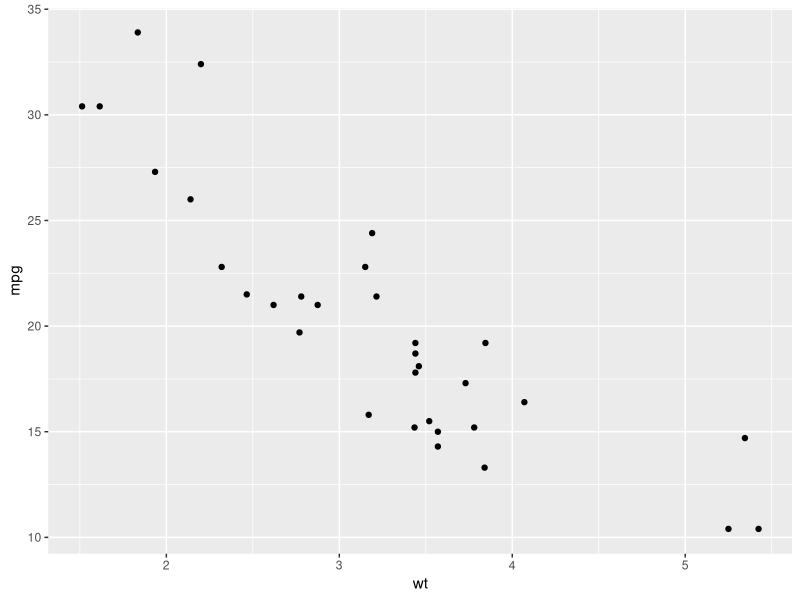
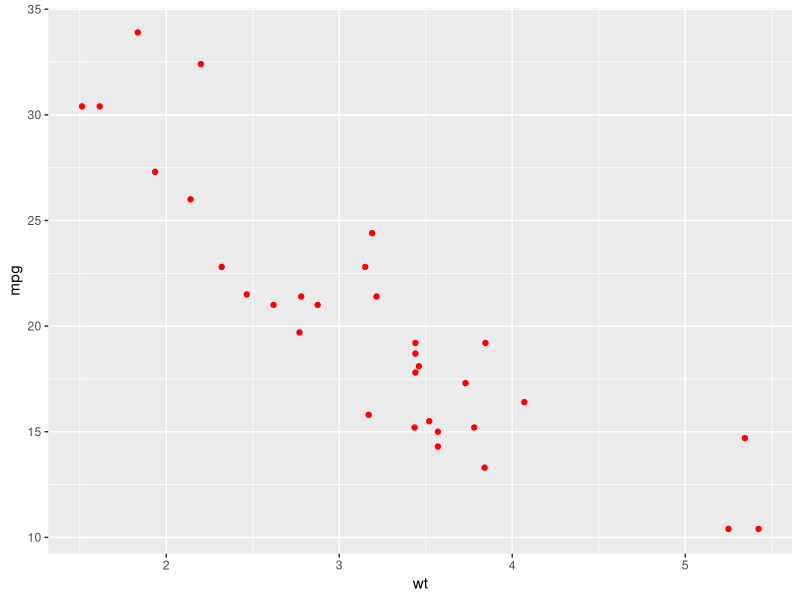
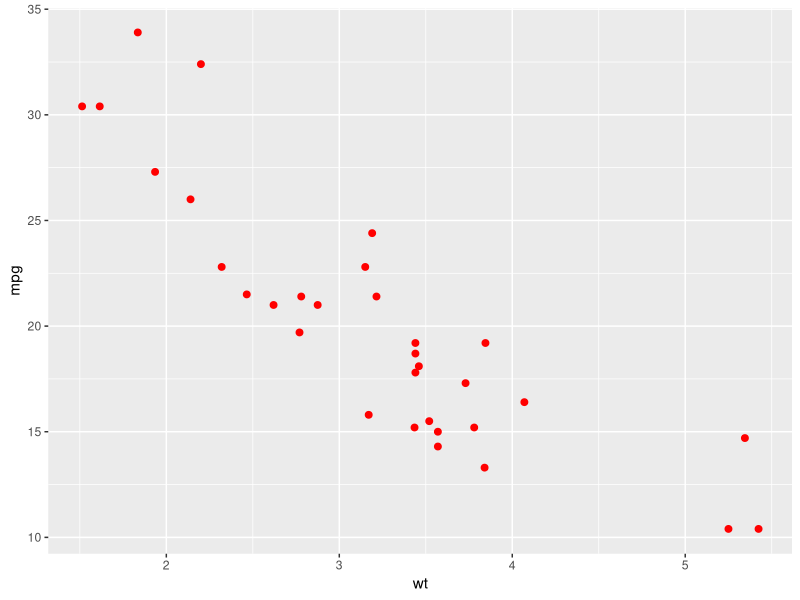
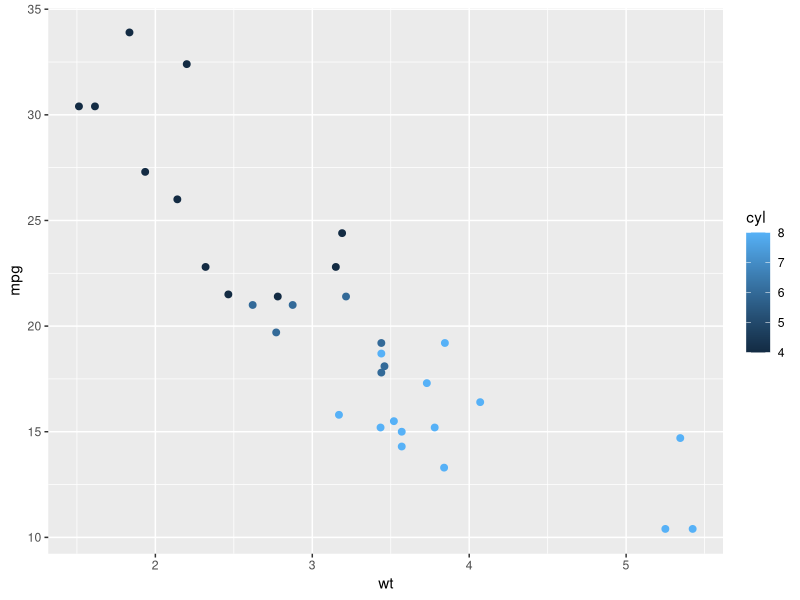
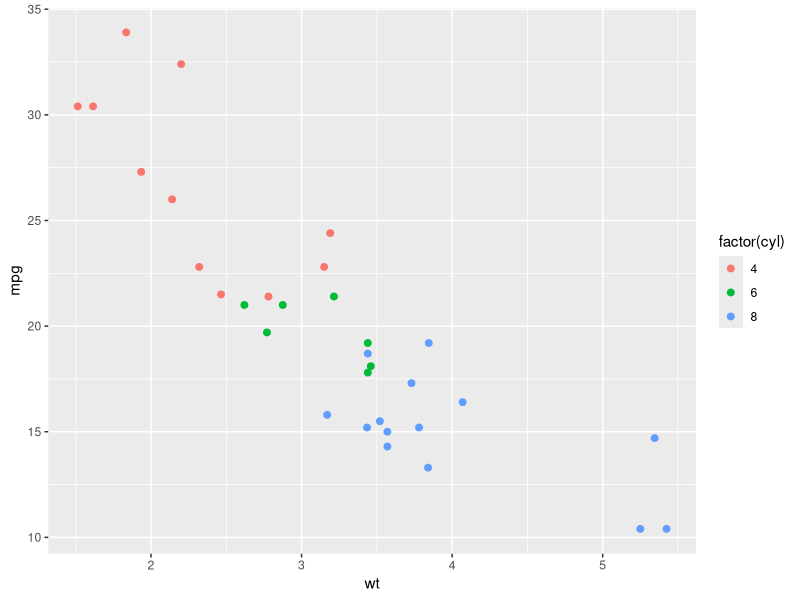
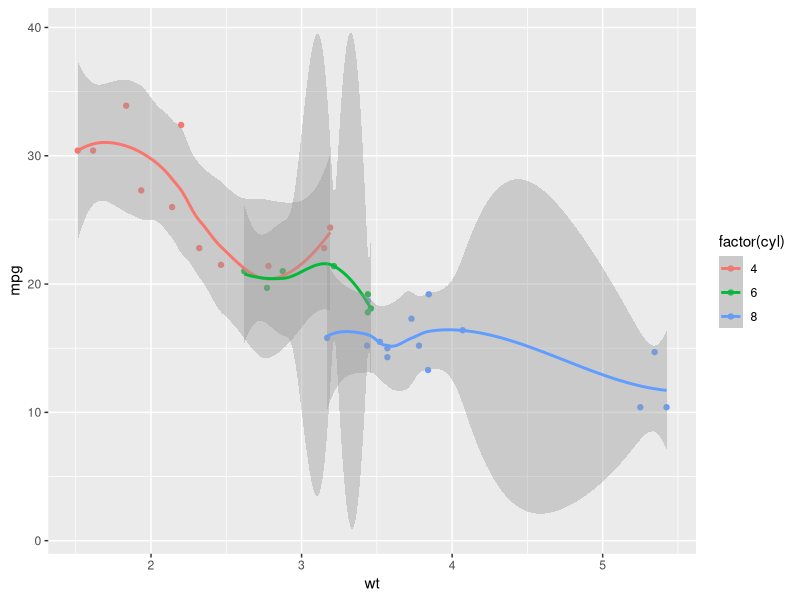
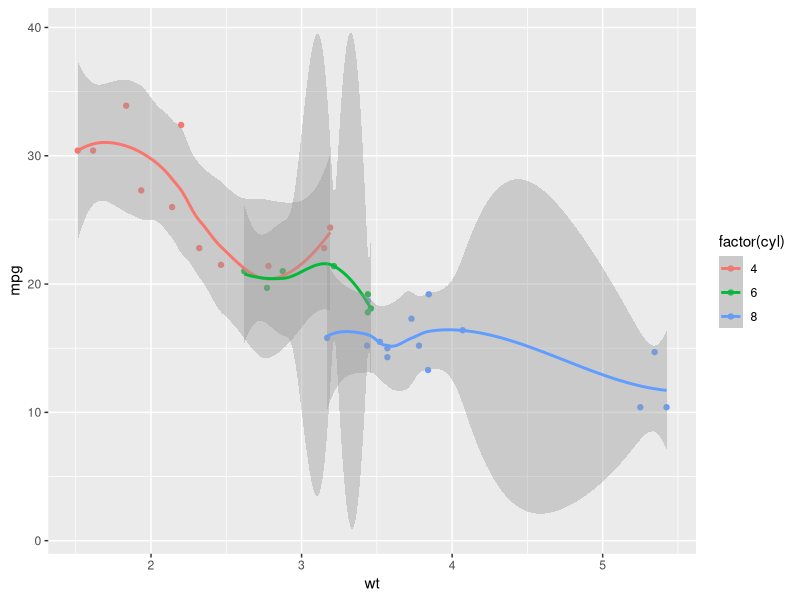
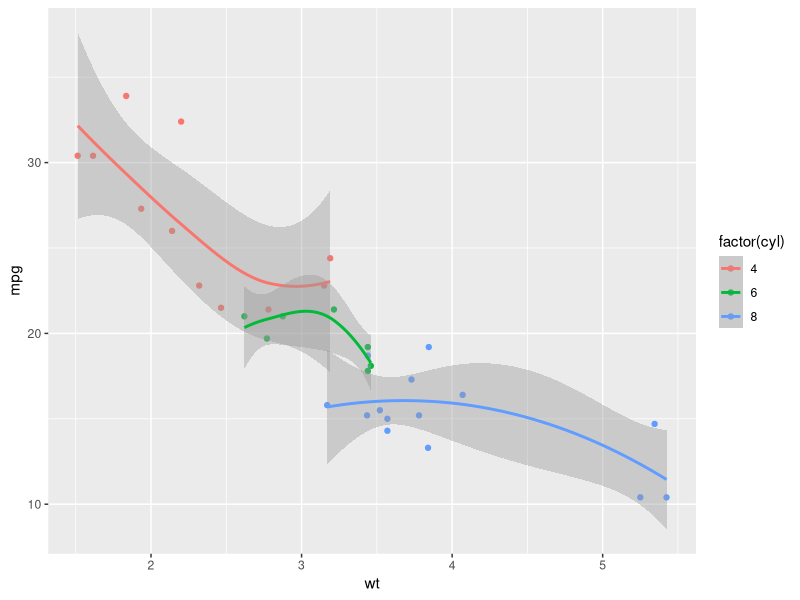

These charts were generated, in order, by the following R code: (Note: this script raises an error after producing the figures.)
# STA 141A : ggplot
# Codes

###########################################################
## Structured Graphics : Getting started with ggplot2
##########################################################

library(ggplot2)

qplot(wt, mpg, data = mtcars)  # scatterplot of mpg vs wt

qplot(wt, mpg, data = mtcars, color = I("red"))  # scatterplot of mpg vs wt

qplot(wt, mpg, data = mtcars, color = I("red"), size = I(2))  # scatterplot of mpg vs wt

qplot(wt, mpg, data = mtcars, colour = cyl, size = I(2))  ## color values according to cyl = # of cylinders

## color values according to cyl = # of cylinders (treated as a factor)
qplot(wt, mpg, data = mtcars, colour = factor(cyl), size = I(2))

## add a scatterplot smoother and corresponding confidence band per level of the factor cyl
qplot(wt, mpg, data = mtcars, colour = factor(cyl), geom = c("point","smooth"))

## same as above, but the smoother is added as an additional layer
qplot(wt, mpg, data = mtcars, colour = factor(cyl)) +  geom_smooth()

## add a scatterplot smoother (with a different bandwidth) for each level of cyl, and add corresponding confidence band
qplot(wt, mpg, data = mtcars, colour = factor(cyl)) +  geom_smooth(span=2)

## add a scatterplot smoother for the whole data
## but mark the points with different color for different levels of cyl
qplot(wt, mpg, data = mtcars, colour = cyl) +  geom_smooth(span=2)

## Saving a plot as an object

pl.mpg = qplot(displ, hwy, data=mpg, color=factor(cyl))
summary(pl.mpg)
print(pl.mpg)
save(pl.mpg, file="mpg_plot.Rdata")

############################
## Fitting regression line
###########################

## fit regression line for each level of cyl and plot corresponding confidence bands
qplot(wt, mpg, data = mtcars, colour = factor(cyl)) +  geom_smooth(method = "lm")


## make the regression line thicker and confidence band more transparent
## also, mark the points with different color for different levels of cyl
qplot(wt, mpg, data = mtcars, colour = cyl) +  geom_smooth(method = "lm",size=2,alpha = I(1/5))

## in addition, make the size of the dots proportional to the number of gears (levels of variable gear)
qplot(wt, mpg, data = mtcars, colour = cyl, size = gear)  +  geom_smooth(method = "lm",size=2,alpha = I(1/5))

## also, add labels as the names of the rows
mtcars$label=row.names(mtcars)

qplot(wt, mpg, label=label, data = mtcars, colour = cyl, size = gear) +  geom_smooth(method = "lm", alpha = I(1/2))  +  geom_text(size=3)

qplot(wt, mpg, label=label, data = mtcars) + geom_point(colour = cyl, size = gear) +  geom_smooth(method = "lm", alpha = I(1/5)) +  geom_text(size=2)

################################
##  Histograms and density plots
################################

## plot histogram of mpg
qplot(mpg, data = mtcars, geom="histogram")

## change the bin width of the histogram
qplot(mpg, data = mtcars, geom="histogram", binwidth=3)

## plot relative frequencies rather than counts by setting ..density.. as an argument
qplot(mpg, ..density.., data = mtcars, geom="histogram",binwidth=3)

## histogram subdivided according to the levels of factor(cyl)
qplot(mpg, data = mtcars, geom="histogram", binwidth=3, fill=factor(cyl))

## plot a kernel density estimate for mpg, bandwidth (bw) = 1.5, xlim sets the range of values
qplot(mpg, data = mtcars, geom="density", bw=1.5, xlim=c(5,50))

## plot the kernel density estimates for mpg for the strata created by levels of factor(cyl)
qplot(mpg, data = mtcars, geom="density", bw=1.5, colour=factor(cyl), xlim=c(5,50))

## plot the density estimates for different strata in separate panels using the argument facets
## the formulate facets = . ~ cyl determines a lattice of plots with
## number of columns corresponding to the number of distinct values of cyl
qplot(mpg, data = mtcars, geom="density", bw=1.5, xlim=c(5,50), facets = . ~ cyl)


###########################
## Saving a plot as an object

pl.mpg = qplot(displ, hwy, data=mpg, color=factor(cyl))
summary(pl.mpg)
print(pl.mpg)
save(pl.mpg, file="mpg_plot.Rdata")

###################################
## Layered graphics in ggplot2
###################################

# From now on, we use ggplot() function rather than qplot() to
# make each component of the graph clear

data(diamonds)
?diamonds
summary(diamonds)

pl.diam = ggplot(diamonds, aes(carat, price, color = cut))
summary(pl.diam)

pl.diam # no scatterplot is created!

pl.diam + geom_point()  # now the scatterplot appears
pl.diam + geom_point(alpha=I(1/2), shape='.', size=I(4))   # modify shape, size and transparency

## Layers can be stored as regular R objects

bestfit = geom_smooth(method="lm",se=F,color=alpha("green",0.5),size=2)
bestscatter = geom_point(alpha=I(1/2),shape='.',size=I(4))

pl.diam + bestscatter
pl.diam + bestscatter + bestfit

## change the scales on the x and y axes
pl.diam + bestscatter + bestfit +
  scale_x_continuous(limits=c(0,4.5)) + scale_y_continuous(limits=c(0,25000))

## also change the grid or tick marks on the x and y axes
pl.diam + bestscatter + bestfit +
  scale_x_continuous(limits=c(0,4.5),breaks=c(1.5,2.5,3.5)) +
  scale_y_continuous(limits=c(0,25000),breaks=c(10000,20000))

## plot the scatter plots corresponding different values of cut
pl.diam + bestscatter + facet_grid(cut ~ .)

# also fit regression line to each stratum
pl.diam + bestscatter + facet_grid(cut ~ .) + bestfit

# allow the x-scale of the different panels to be different
# default: scale = "free"; other options "free_x", "free_y"
pl.diam + bestscatter + facet_grid(cut ~ ., scale="free") + bestfit

## a different way of organizing the panels
pl.diam + bestscatter + facet_grid(. ~ cut) + bestfit + ylim(0,20000)

#################################################
# Variables can be plotted in a transformed scale
###################################################

pl.di = ggplot(diamonds, aes(carat, price))
pl.di = pl.di + geom_point() + scale_x_log10() + scale_y_log10()
pl.di + xlab("log10(carat)") + ylab("log10(price)")

# We can achieve the same by using qplot()
qplot(log10(carat),log10(price),data=diamonds)

################################################
## Different geometric objects used in a plot
################################################

dfx = data.frame(x=c(3,1,5,4),y=c(2,4,6,8),label=letters[1:4])
pl.dfx = ggplot(dfx,aes(x=x,y=y,label=label)) + xlab(NULL) + ylab(NULL)

par(mfrow=c(2,4))

pl.dfx + geom_bar(stat="identity")  + xlab("bar")# bar plot
pl.dfx + geom_point() + xlab("point")# scatter plot
pl.dfx + geom_line()  + xlab("line") # line plot (connecting successive points)
pl.dfx + geom_area() + xlab("area") # area plot
pl.dfx + geom_path() + xlab("path") # path plot (connecting successive points the way they are ordered in the data frame)
pl.dfx + geom_text() + xlab("text") # adding text (label) to points
pl.dfx + geom_tile() + xlab("tile") # tiles around points
pl.dfx + geom_polygon() + xlab("polygon") # polygon formed by connecting points


#####################################
## Displaying data distribution
################################

depth.di = ggplot(diamonds,aes(depth)) + xlim(58,68)

# plot relative density histograms of depth stratified by different values of cut
depth.di + geom_histogram(aes(y=..density..), binwidth=0.2) + facet_grid(cut ~ .)

depth.di + geom_histogram(aes(fill=cut), binwidth=0.2, position = "fill")

depth.di + geom_histogram(aes(fill=cut), binwidth=0.2, position = "stack")

depth.di + geom_histogram(aes(fill=cut), binwidth=0.2, position = "dodge")

########################
## boxplot has to have an y variable if we want to plot against variable cut
##########

depcut.di = ggplot(diamonds,aes(x=cut,y=depth))

depcut.di +  geom_boxplot()

depcut.di + aes(color=cut) + geom_boxplot()  # use different colors for different values of cut

### Stratifying further by another categorical variable clarity
depcut.di + aes(color=factor(clarity)) + geom_boxplot()

depcut.di +  aes(color=cut) + geom_boxplot() + facet_grid(clarity ~ .)
depcut.di +  aes(color=cut) + geom_boxplot() + facet_grid(. ~ clarity)
depcut.di +  aes(color=cut) + geom_boxplot() + facet_wrap(~ clarity)

##############################################
# Overriding grouping according to values of a variable
############################################

# now grouping according to values of clarity rather than cut
depcut.di + geom_boxplot(aes(group=clarity,color=clarity))

# however, the label on the x axis needs to be changed
depcut.di + geom_boxplot(aes(group=clarity,color=clarity)) + scale_x_discrete("clarity",breaks=c())

######
## Another example: Longitudinal data

library(nlme)
data(Oxboys) # heights of boys in Oxford

boysOx = ggplot(Oxboys, aes(Occasion,height))

boysOx + geom_boxplot() # boxplots grouped by Occasion

# overlay the plot with actual height trajectories
boysOx + geom_boxplot() + geom_line(aes(group=Subject),color="steelblue")



############################################
## Dealing with overplotting in a scatter plot
#############################################

td = ggplot(diamonds,aes(table,depth))
td + geom_point()   # ordinary scatter plot

td + geom_jitter()  # jitter plot
jit = position_jitter(width=0.5)
td + geom_jitter(position=jit)
td + geom_jitter(position=jit,color=alpha("black",1/20))

################################
## 2D histogram and hexagonal binning
#############################

di = ggplot(diamonds,aes(carat,price)) + xlim(1,3)

di + stat_bin2d(bins=20,na.rm=T)
di + stat_bin2d(bins=20,na.rm=T,color="yellow")
di + stat_bin2d(binwidth=c(0.02,200))
di + stat_bin2d(binwidth=c(0.02,200),aes(fill=..density..))


# use hexagonal binning instead of square bins
di + stat_binhex(bins=20,na.rm=T)

# change the shape of the hexagonal bins and change the color scale
di + stat_binhex(binwidth=c(0.05,500),na.rm=T) + scale_fill_gradient(low="blue",high="red")


#################
## kernel density plot
#################

# contour plot of the density
di + geom_density2d(na.rm=T)

# contour plot of the density together with the scatter plot
di + geom_point(na.rm=T) + stat_density2d(na.rm=T)

# surface plot of the density
di + stat_density2d(na.rm=T,aes(fill=..level..), geom="polygon")

# surface plot of the density with added transparency to the surface to make
# the points underneath visible; the points are themselves made transparent
di + geom_point(na.rm=T,size=1,alpha=I(1/10)) + stat_density2d(na.rm=T,aes(fill = ..level..,alpha=..level..), geom="polygon") + scale_fill_gradient(low="blue",high="red")

